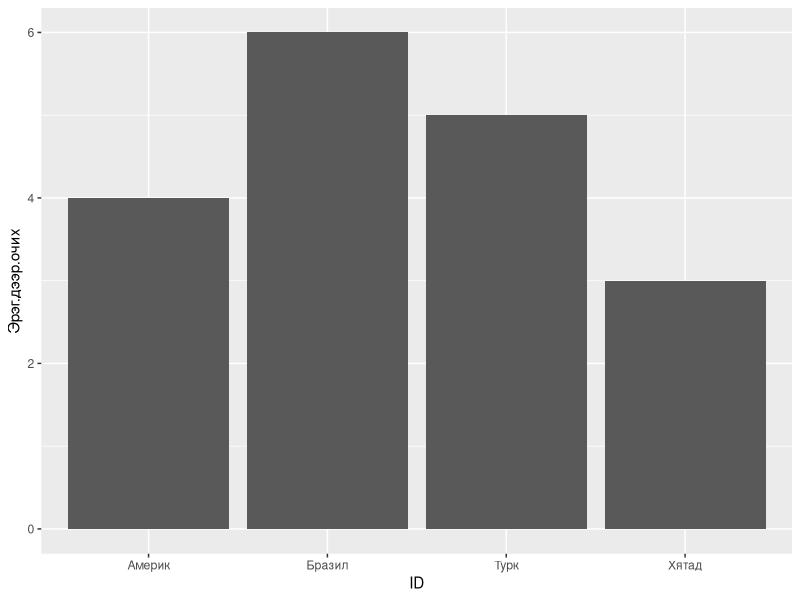
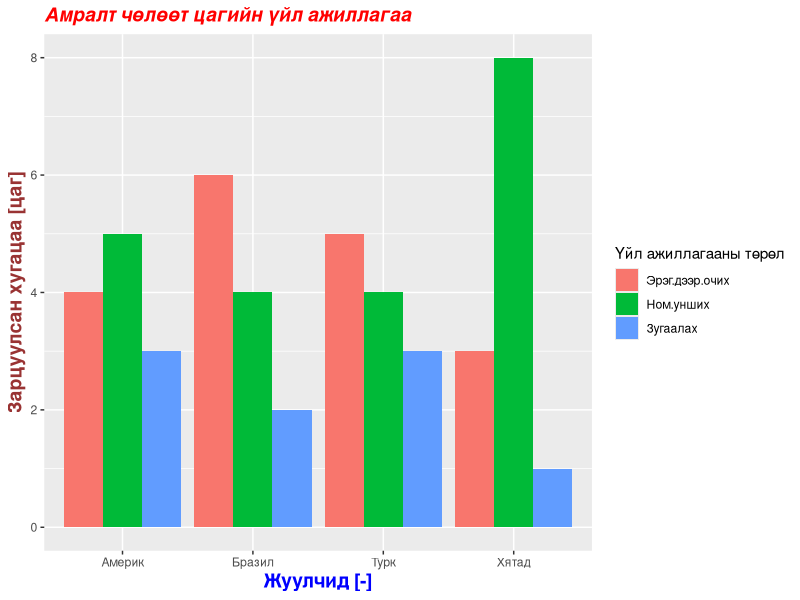
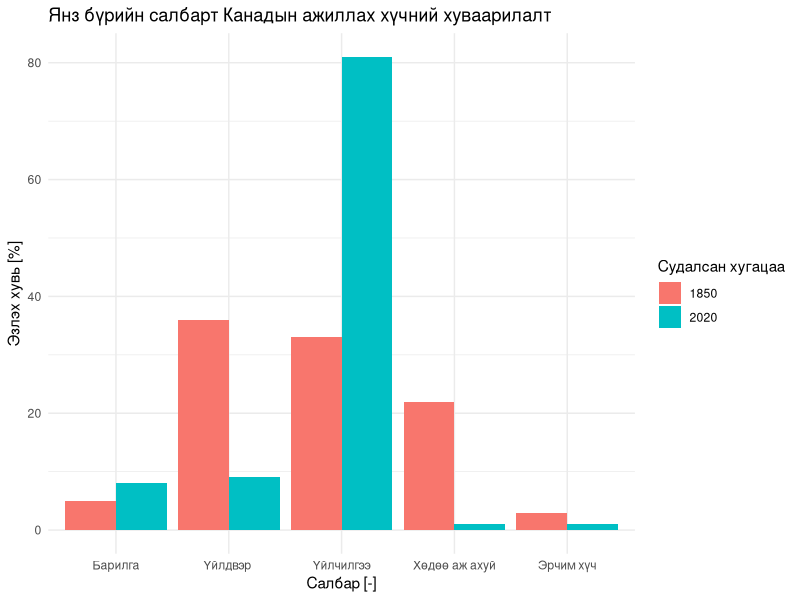
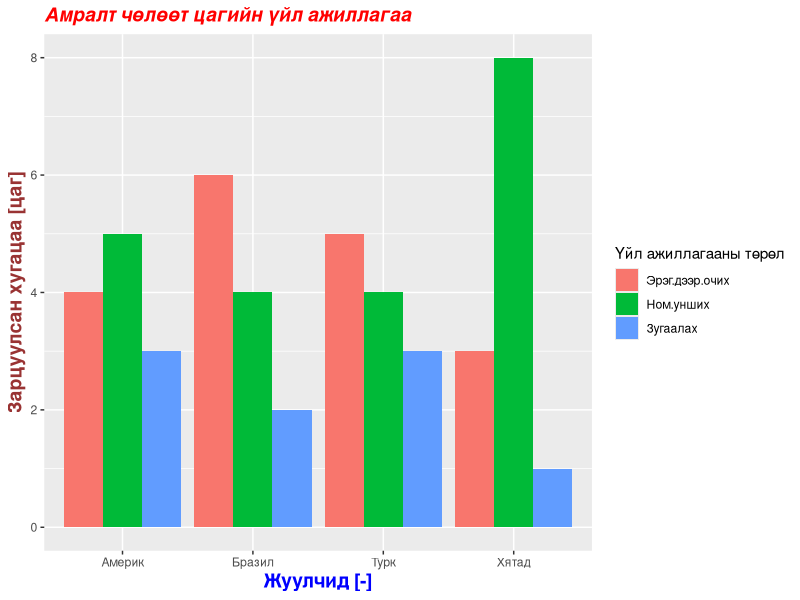
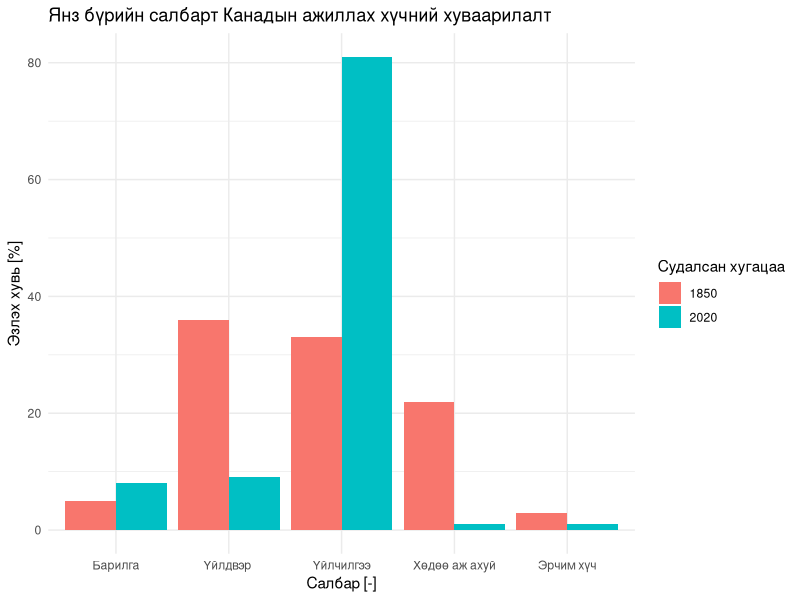

The R source for these figures, in order:
library("ggplot2")
library("Cairo")
library("reshape2")


a<-read.csv("tourists.csv", header=TRUE)
a

p<-ggplot(data=a, aes(x=ID,y=Эрэг.дээр.очих)) + geom_bar(stat="identity")
p

b<-melt(a)
b
p<-ggplot(data=b, aes(x=ID,y=value,fill=variable)) + geom_bar(stat="identity", position=position_dodge())
p + labs(title="Амралт чөлөөт цагийн үйл ажиллагаа",
        x ="Жуулчид [-]", y = "Зарцуулсан хугацаа [цаг]", fill="Үйл ажиллагааны төрөл") +
theme(
plot.title = element_text(color="red", size=14, face="bold.italic"),
axis.title.x = element_text(color="blue", size=14, face="bold"),
axis.title.y = element_text(color="#993333", size=14, face="bold")
 )

ggsave("example1.pdf", device=cairo_pdf)

a<-read.csv("workforce.csv", header=TRUE)
colnames(a)<-c("Салбар", 1850, 2020)

b<-melt(a)
b
p<-ggplot(data=b, aes(x=Салбар,y=value,fill=variable)) + geom_bar(stat="identity", position=position_dodge())
p + labs(title="Янз бүрийн салбарт Канадын ажиллах хүчний хуваарилалт",
        y ="Эзлэх хувь [%]", x = "Салбар [-]", fill="Судалсан хугацаа") + theme_minimal()

ggsave("example2.pdf", device=cairo_pdf)
#The bar chart shows the percentages of the Canadian workforce in five major industries in 1850 and 2020.
#Summarise the information by selecting and reporting the main features, and make comparisons where relevant.
